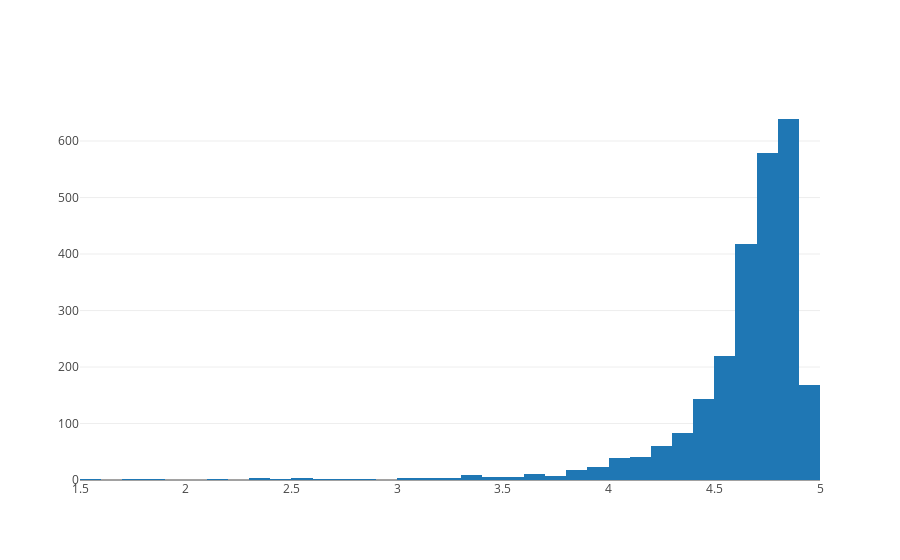

The code cell stored with this chart in its notebook:
### Markdown cell above
待改：
''Utilities and Game apps have the highest market prevelance.

''Social Networking, Photo & Viedo, Lifestyle and Business apps are also catching up.

### Code cell
data = [go.Histogram(
        x = df.Rating,
        xbins = {'start': 1, 'size': 0.1, 'end' :5}
)]

print('Average app rating = ', np.mean(df['Rating']))
plotly.offline.iplot(data, filename='overall_rating_distribution')

### Figure 1 — Plotly figure (JSON) as saved in the notebook; plotly's stock layout.template omitted (floating-point values rounded to 4 significant figures; data arrays with more than 128 entries replaced by an {"elided": "..."} marker saying what was removed)
{"data": [{"type": "histogram", "uid": "5f3131ed-ecd7-46c9-a5d8-b2cb042dc0f9", "x": {"elided": "2502 float values"}, "xbins": {"end": 5, "size": 0.1, "start": 1}}], "layout": {}}
